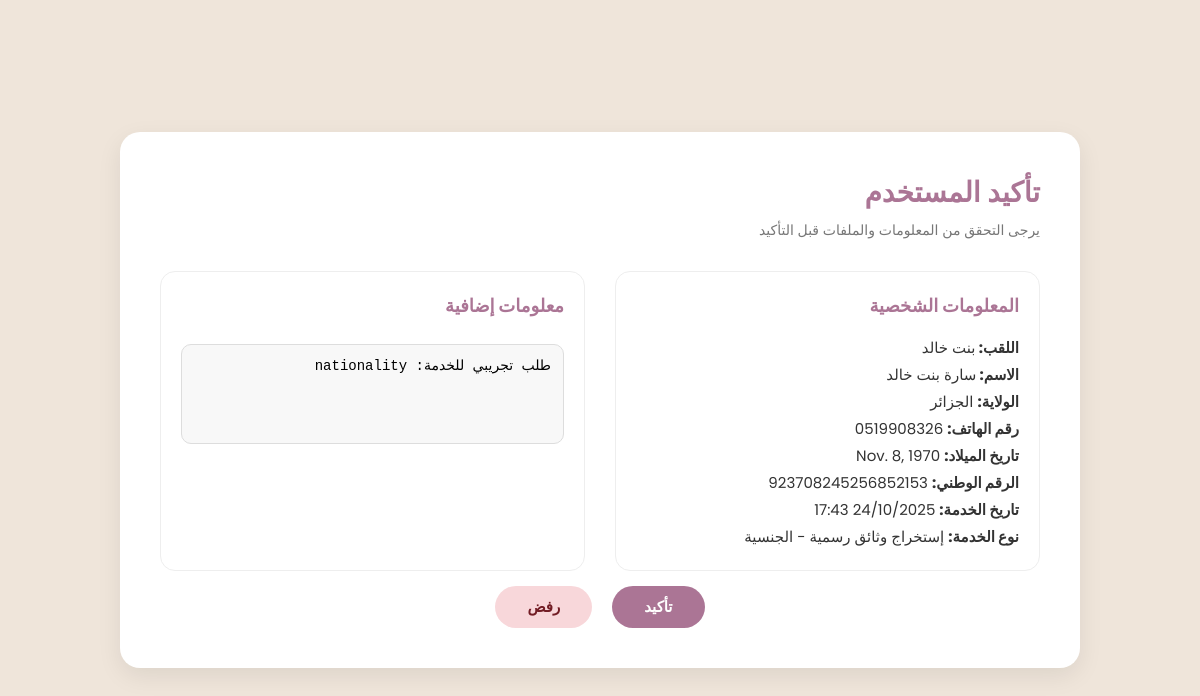
/check_request/7/, run on the app's committed database.
### pages/models.py (models this page shows, shortened)
class Client(models.Model):
    nin_number = models.CharField(max_length=18, unique=True)
    phone_number = models.CharField(max_length=15)
    birthday = models.DateField()
    state = models.CharField(max_length=30)
    family_name = models.CharField(max_length=30)
    full_name = models.CharField(max_length=50)
    email = models.EmailField(unique=True)
    gender = models.CharField(max_length=56)
    password = models.CharField(max_length=128)

class Service(models.Model):
    SERVICE_TYPES = [
        ('passport', 'إستخراج وثائق رسمية - جواز السفر'),
        ('id_card', 'إستخراج وثائق رسمية - بطاقة الهوية الوطنية البيومترية'),
        ('nationality', 'إستخراج وثائق رسمية - الجنسية'),
        ('bills', 'دفع الفواتير و المستحقات الرسمية'),
        ('visas', 'تجهيز طلبات و ملفات مختلفة - تأشيرات'),
        ('consulting', 'الإستشارات الإدارية'),
        ('notary_lawyer', 'مكاتب التوثيق و المحاماة'),
        ('insurance', 'خدمات التأمين الصحي و تأمين السيارات'),
        ('business_license', 'إصدار رخص تجارية و توفير وكيل خدمات المواطن'),
        ('construction_license', 'إصدار رخصة البناء'),
        ('other', 'طلبات أخرى'),
    ]
    user = models.ForeignKey(Client, on_delete=models.CASCADE, related_name='services')
    service_type = models.CharField(max_length=20, choices=SERVICE_TYPES)
    uploaded_file = models.FileField(upload_to='service_files/')
    additional_text = models.TextField(blank=True)
    created_at = models.DateTimeField(auto_now_add=True)
    STATUS_CHOICES = [
    ('En attente', 'En attente'),
    ('Approuvé', 'Approuvé'),
    ('Rejeté', 'Rejeté'),
    ]
    status = models.CharField(max_length=20, choices=STATUS_CHOICES, default='En attente')

### pages/views.py (the view, shortened to what this page needs)
# urls.py: path('check_request/<int:service_id>/', views.check_request, name='check_request'),
def check_request(request, service_id):
    service = get_object_or_404(Service, id=service_id)
    client = service.user  # le client lié à ce service
    return render(request, 'pages/check_request.html', {
        'client': client,
        'service': service,
    })

### templates/pages/check_request.html (shortened to what this page needs)
{% extends "pages/base7.html" %}
{% load static %}
{% block content %}
  <div class="card">
    <div class="card-header">
      <h1>تأكيد المستخدم</h1>
      <p class="subtitle">يرجى التحقق من المعلومات والملفات قبل التأكيد</p>
    </div>
    <div class="info-grid">
      <div class="section">
        <h2>المعلومات الشخصية</h2>
        <ul>
          <li><strong>اللقب: </strong> {{ client.family_name }}</li>
          <li><strong>الاسم: </strong> {{ client.full_name }}</li>
          <li><strong>الولاية:</strong> {{ client.state }}</li>
          <li><strong>رقم الهاتف:</strong> {{ client.phone_number }}</li>
          <li><strong>تاريخ الميلاد:</strong> {{ client.birthday }}</li>
          <li><strong>الرقم الوطني:</strong> {{ client.nin_number }}</li>
          <li><strong>تاريخ الخدمة:</strong> {{ service.created_at|date:"d/m/Y H:i" }}</li>
          <li><strong>نوع الخدمة:</strong> {{ service.get_service_type_display }}</li>
        </ul>
      </div>
      <div class="section">
        <h2>معلومات إضافية</h2>
        <textarea readonly>{{ service.additional_text }}</textarea>
      </div>
    </div>
    <form method="post" id="validation-form">
      <div class="actions" style="margin-top:15px;">
        <button type="submit" name="accept" class="btn validate">تأكيد</button>
        <button type="submit" name="reject" class="btn reject" onclick="showReason(event)">رفض</button>
      </div>
    </form>
  </div>
{% endblock %}

### project/static/css/check_request.css (style rules this page uses)
* { box-sizing: border-box; margin: 0; padding: 0; }
body { font-family: 'Poppins', sans-serif; background: #EFE5DA; display: flex; align-items: center; justify-content: center; min-height: 100vh; color: #333; direction: rtl; }
.card { background: #fff; border-radius: 20px; box-shadow: 0 8px 24px rgba(0,0,0,0.08); padding: 40px; animation: fadeIn 0.6s ease-out; }
.card-header h1 { font-size: 28px; font-weight: 600; margin-bottom: 6px; color: #AB7595; }
.subtitle { font-size: 14px; color: #777; margin-bottom: 30px; }
.info-grid { display: flex; gap: 30px; flex-wrap: wrap; }
.section { flex: 1 1 45%; background: #ffffff; padding: 20px; border-radius: 15px; border: 1px solid #eee; }
.section h2 { font-size: 18px; margin-bottom: 15px; color: #AB7595; }
ul { list-style: none; line-height: 1.8; font-size: 15px; }
textarea { width: 100%; height: 100px; padding: 12px; border-radius: 10px; border: 1px solid #ddd; background: #f8f8f8; resize: none; font-size: 14px; margin-top: 10px; }
.actions { display: flex; justify-content: center; gap: 20px; margin-top: 40px; }
.btn { padding: 12px 32px; border-radius: 30px; font-weight: 600; font-size: 15px; border: none; cursor: pointer; transition: transform 0.2s ease, background 0.3s; }
.btn.validate { background: #AB7595; color: white; }
.btn.reject { background: #f8d7da; color: #721c24; }

### data on the page
Client: family_name "بنت خالد", full_name "سارة بنت خالد", state "الجزائر", phone_number "0519908326", birthday "Nov. 8, 1970", nin_number "923708245256852153"
Service: created_at "24/10/2025 17:43", service_type "إستخراج وثائق رسمية - الجنسية", additional_text "طلب تجريبي للخدمة: nationality"
